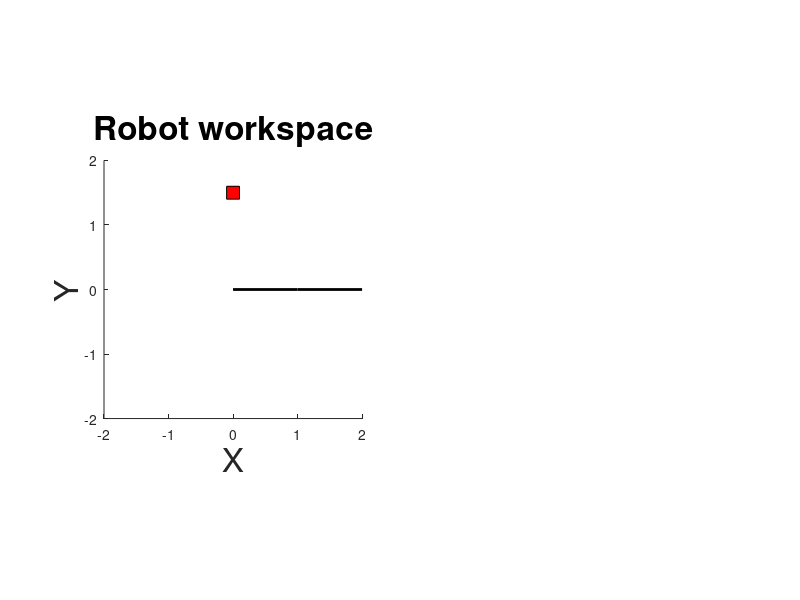

MATLAB code to generate this figure: (Note: this script raises an error after producing the figure.)
clear all; clc;

theta_0 = [0; 0];
theta_dot_0 = [0; 0];
t_plan = 0.5;

figure(1); clf; subplot(1,2,1); hold on; axis equal;
xlim([-2, 2]); ylim([-2, 2]);
xlabel('X', 'FontSize', 24);
ylabel('Y', 'FontSize', 24);
title('Robot workspace', 'FontSize', 24);

ee1 = [cos(theta_0(1)); sin(theta_0(1))];
ee2 = [ee1(1) + cos(theta_0(1) + theta_0(2)); ee1(2) + sin(theta_0(1) + theta_0(2))];
plot([0; ee1(1); ee2(1)], [0; ee1(2); ee2(2)], 'k-', 'LineWidth', 2);

%% create obstacle dun dun dunn nn

obs_center = [0; 1.5];
% obs_center = [-2; 0.5];
obs_width = [0.1];
xobs = [obs_center(1) - obs_width, obs_center(1) - obs_width, obs_center(1) + obs_width, obs_center(1) + obs_width];
yobs = [obs_center(2) - obs_width, obs_center(2) + obs_width, obs_center(2) + obs_width, obs_center(2) - obs_width];
% xobs = [-1.1 -1.1 -0.9 -0.9];
% yobs = [0.3 0.5 0.5 0.3];

pobs = patch(xobs, yobs, 'r');
pobs.FaceAlpha = 0.2;

% obstacles{1} = [xobs;yobs]';

obstacles{1}.zono = zonotope([obs_center, [obs_width, 0; 0, obs_width]]);
pobs = plotFilled(obstacles{1}.zono, [1, 2], 'r');
pobs.FaceAlpha = 0.2;

while true
    [links, k_lim, k_unsafe_A, k_unsafe_b] = compute_unsafe_parameters_2link2d(theta_0, theta_dot_0, obstacles);
    
    %% link 1 and 2 unsafe;
    figure(1); subplot(1, 2, 2) ; hold on;
    % xlim([-1, 1]); ylim([-1, 1]);
    
    uA = k_lim{2}.A;
    uB = k_lim{2}.b;
    
    upoly = mptPolytope(uA, uB);
    plot(upoly)
 
    for i = 1:length(k_unsafe_A)
        for j = 1:length(k_unsafe_A{i})
            for k = 1:length(k_unsafe_A{i}{j})
                if ~isempty(k_unsafe_A{i}{j}{k})
                    A = [k_unsafe_A{i}{j}{k}; uA];
                    B = [k_unsafe_b{i}{j}{k}; uB];
                    mypoly = mptPolytope(A, B);
                    try
                        V = vertices(mypoly);
                        V = get(V, 'V')';
                        K = convhull(V);
                        pu = patch(V(K, 1), V(K, 2), 'r');
                        pu.FaceAlpha = 0.1;
                    catch
                        warning('Unsafe polytope plotting did not work');
                    end
                end
            end
        end
    end
    
    title('Unsafe control parameters', 'FontSize', 24);
    axis equal; axis square;
    
    xlabel('u_1', 'FontSize', 24);
    ylabel('u_2', 'FontSize', 24);
    
    %% choose a point in figure 2 for slice pt, plot FRS
    slice_pt = ginput(1)';
    plot(slice_pt(1), slice_pt(2), 'kx', 'MarkerSize', 20, 'LineWidth', 6);
    
    figure(1); subplot(1, 2, 1); hold on;
    for i = 1:length(links{1}.FRS)
        Z = zonotope_slice(links{1}.FRS{i}, links{1}.info.param_dimensions, slice_pt(1));
        p = plotFilled(Z, [1, 2], 'g');
        p.FaceAlpha = 0.04;
        p.EdgeAlpha = 0.4;
    end
    
    for i = 1:length(links{2}.FRS)
        Z = zonotope_slice(links{2}.FRS{i}, links{2}.info.param_dimensions, slice_pt);
        %    Z = project(Rcont2{i}{1}, [1, 2]);
        p = plotFilled(Z, [1, 2], 'g');
        p.FaceAlpha = 0.04;
        p.EdgeAlpha = 0.4;
    end
    
    theta_0(1) = theta_0(1) + theta_dot_0(1)*t_plan + ((slice_pt(1) - theta_dot_0(1))/2)*t_plan;
    theta_0(2) = theta_0(2) + theta_dot_0(2)*t_plan + ((slice_pt(2) - slice_pt(1) - theta_dot_0(2))/2)*t_plan;
    
    theta_dot_0(1) = slice_pt(1);
    theta_dot_0(2) = slice_pt(2) - slice_pt(1);
    
    ee1 = [cos(theta_0(1)); sin(theta_0(1))];
    ee2 = [ee1(1) + cos(theta_0(1) + theta_0(2)); ee1(2) + sin(theta_0(1) + theta_0(2))];
    plot([0; ee1(1); ee2(1)], [0; ee1(2); ee2(2)], 'k-', 'LineWidth', 2);
end